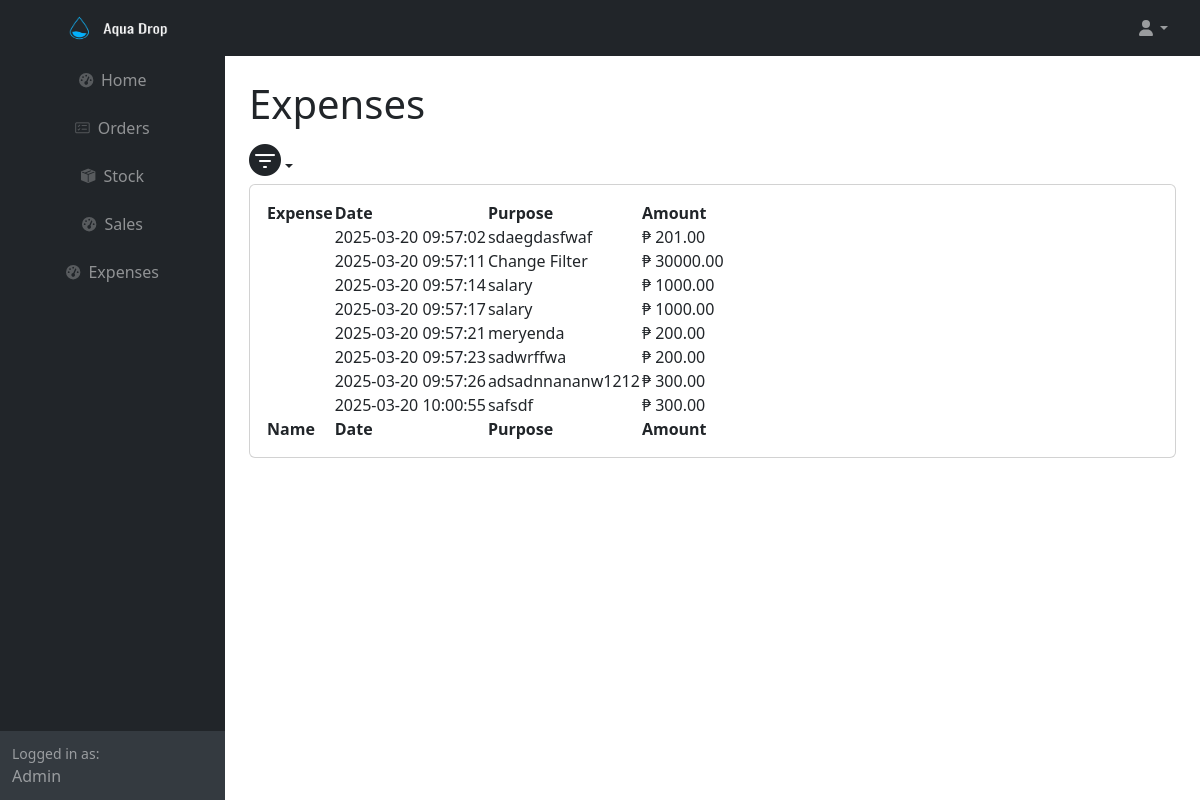
The page /month_expenses.php (signed in) on the database as committed earlier.
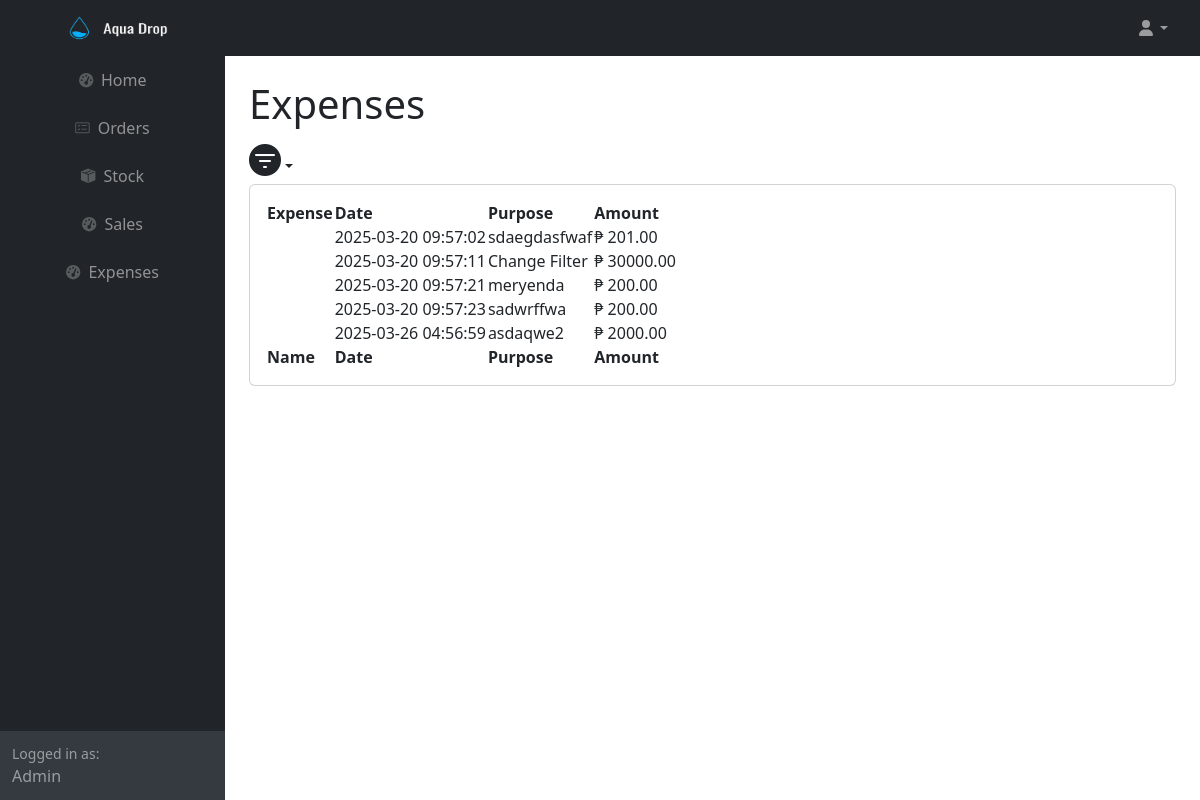
The same page on the database as committed later.
### tables this page shows
CREATE TABLE IF NOT EXISTS `expenses` (
  `expense_id` int(11) NOT NULL AUTO_INCREMENT,
  `expenses_id` int(11) NOT NULL,
  `date` timestamp NOT NULL DEFAULT current_timestamp() ON UPDATE current_timestamp(),
  `purpose` varchar(255) NOT NULL,
  `amount` decimal(10,2) NOT NULL,
  PRIMARY KEY (`expense_id`)
);

### month_expenses.php (the view, shortened to what the changed rows need)
<?php
	require ('db.php');
	$currentYear = date('Y');
    $currentMonth = date('m');
    $sql = "SELECT * FROM expenses WHERE YEAR(date) = :year AND MONTH(date) = :month";
    $stmt = $conn->prepare($sql);
    $stmt->bindParam(':year', $currentYear);
    $stmt->bindParam(':month', $currentMonth);
    $stmt->execute();
    $data = $stmt->fetchAll(PDO::FETCH_ASSOC);
?>
<html lang="en">
    <head>
        <link rel="stylesheet" href="https://cdn.jsdelivr.net/npm/bootstrap-icons/font/bootstrap-icons.css">
        <link href="https://cdn.jsdelivr.net/npm/simple-datatables@7.1.2/dist/style.min.css" rel="stylesheet" />
        <link href="css/styles.css" rel="stylesheet" />
    </head>
    <body class="sb-nav-fixed">
        <div id="layoutSidenav">
            <div id="layoutSidenav_content">
                <main>
                    <div class="container-fluid px-4">
                        <h1 class="mt-4">Expenses</h1>
                        <div class="card mb-4">
                            <div class="card-body">
                                <table id="datatablesSimple">
                                    <thead>
                                        <tr>
                                            <th>Expense</th>
                                            <th>Date</th>
                                            <th>Purpose</th>
                                            <th>Amount</th>
                                        </tr>
                                    </thead>
                                    <tfoot>
                                        <tr>
                                            <th>Name</th>
                                            <th>Date</th>
                                            <th>Purpose</th>
                                            <th>Amount</th>
                                        </tr>
                                    </tfoot>
                                    <tbody>
                                        <?php foreach($data as $row): ?>
                                        <tr>
                                            <td><?php echo $row['expense']?></td>
                                            <td><?php echo $row['date']?></td>
                                            <td><?php echo $row['purpose']?></td>
                                            <td>₱ <?php echo $row['amount']?></td>
                                        </tr>
                                        <?php endforeach;?>
                                    </tbody>
                                </table>
                            </div>
                        </div>
                    </div>
                </main>
            </div>
        </div>
    </body>
</html>

Rows that differ between the two databases and show on the page:
removed expenses: date "2025-03-20 09:57:14", purpose "salary", amount "1000.00"
removed expenses: date "2025-03-20 09:57:17", purpose "salary", amount "1000.00"
removed expenses: date "2025-03-20 09:57:26", purpose "adsadnnananw1212", amount "300.00"
removed expenses: date "2025-03-20 10:00:55", purpose "safsdf", amount "300.00"
added expenses: date "2025-03-26 04:56:59", purpose "asdaqwe2", amount "2000.00"
